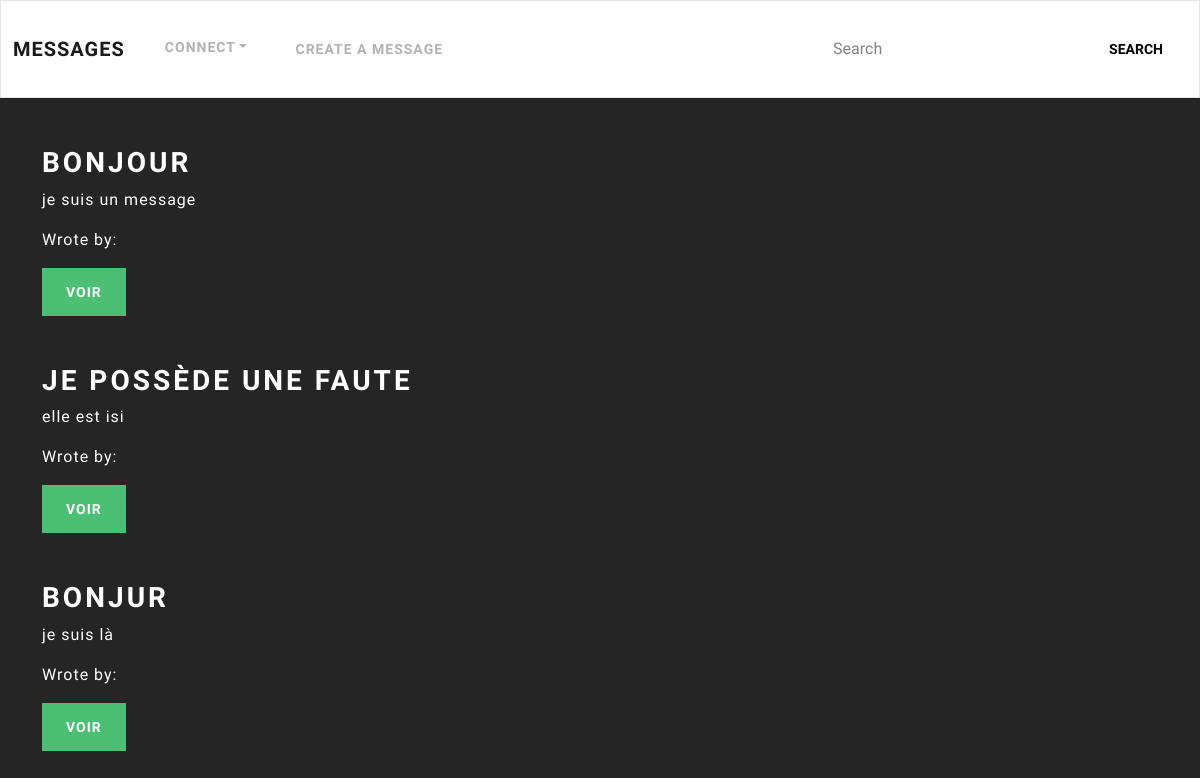
The page /website/ on the database as committed earlier.
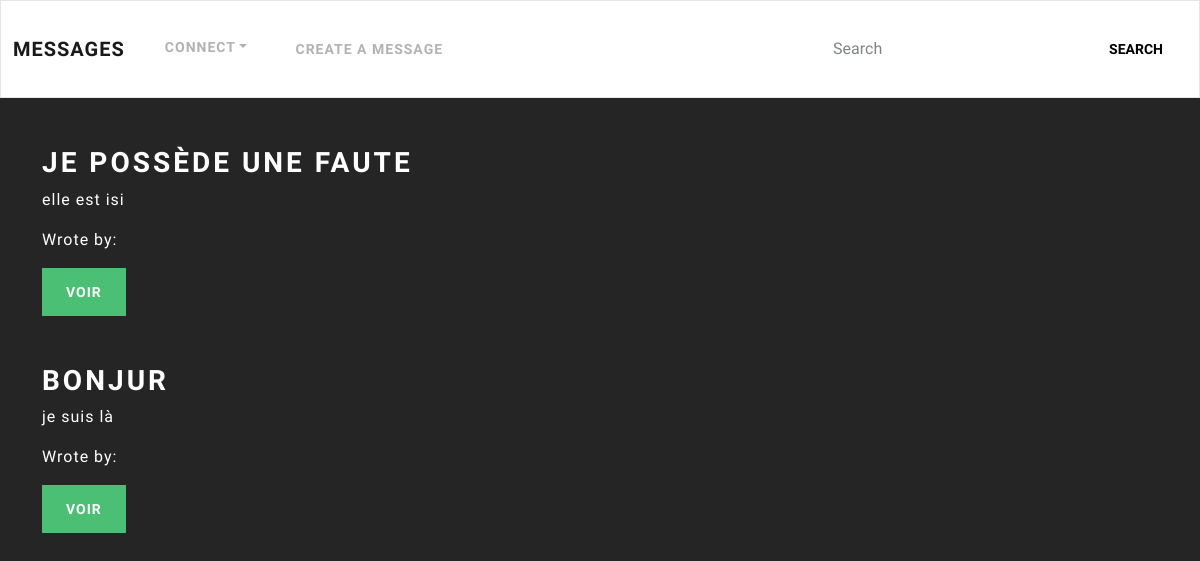
The same page on the database as committed later.
### website/models.py (models this page shows)
class Message(models.Model):
    title = models.CharField(max_length=255)
    content = models.CharField(max_length=1000)
    author = models.ForeignKey(User, null=False, on_delete=models.CASCADE, default="missing_author")
    category = models.ForeignKey(Category, null=True, on_delete=models.SET_NULL)

### website/views.py (the view)
# urls.py: path('', views.all_messages, name="messages"),
def all_messages(request):
    messages = Message.objects.all()
    context = {
        "messages": messages
    }
    return render(request, "website/all.html", context)

### website/templates/website/all.html (shortened to what this page needs)
{% extends 'website/base.html' %}
{% block content %}
    <br>
{% for message in messages %}
    <br>
    <div>
    <h2>{{ message.title }}</h2>
  <p>{{ message.content }}</p>
  <p>Wrote by: {{ message.author.username }}</p>
<a class="btn btn-success" href="{% url 'show_message' message.id  %}">Voir</a>
    </div>
  <br>
{% endfor %}
{% endblock %}

### website/templates/website/base.html (shortened to what this page needs)
<!doctype html>
<html lang="en">
<head>
    {%  load static %}
    <link rel="stylesheet" href="https://bootswatch.com/5/lux/bootstrap.min.css">
    <link rel="stylesheet" href={% static "styles/main.css" %}>
</head>
<body>
<nav class="navbar navbar-expand-lg bg-light" data-bs-theme="light">
  <div class="container-fluid">
    <a class="navbar-brand" href="{% url 'messages' %}">Messages</a>
    <div class="collapse navbar-collapse" id="navbarColor03">
      <ul class="navbar-nav me-auto">
        {% if user.is_authenticated %}
            <li class="nav-item">
          <a class="nav-link btn btn-outline-primary" href="{% url 'logout' %}">Logout</a>
        </li>
        {% else %}
            <li class="nav-item dropdown">
          <a class="nav-link nav-linkModified dropdown-toggle" data-bs-toggle="dropdown" href="#" role="button" aria-haspopup="true" aria-expanded="false">Connect</a>
        </li>
        {% endif %}
        <li class="nav-item">
          <a class="nav-link btn btn-outline-primary" href="{% url 'create_message' %}">Create a message</a>
        </li>
      </ul>
      <form class="d-flex">
        <input class="form-control me-sm-2" type="search" placeholder="Search">
        <button class="btn btn-secondary my-2 my-sm-0" type="submit">Search</button>
      </form>
    </div>
  </div>
</nav>
<div class="container">
    {% block content %}
{% endblock %}
</div>
</body>
</html>

### static/styles/main.css (style rules this page uses)
body { background-color: #252525; color: white; }
h2 { color: white; }
.form-control { background-color: transparent; color: white; }

Rows that differ between the two databases and show on the page:
removed Message: title "BONJOUR", content "je suis un message"
